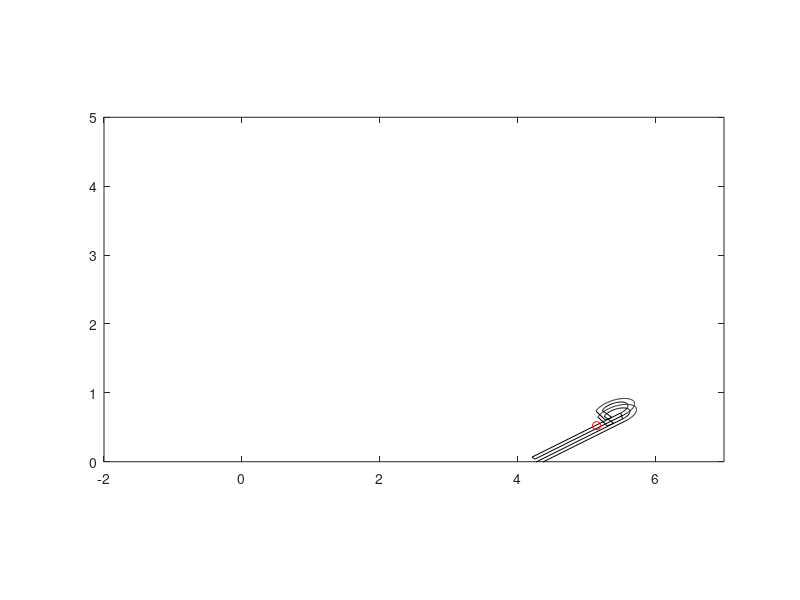

This figure's MATLAB source:
%Jacob Miske
%Computer Assignment 2 2.086

%The following is mostly given code that describes the hook and its
%geometry
% Describe the shape of an object (a hook shape in 3D)
hook=[0.3  0.3  0.4  0.4  0.3*cosd(5:225)+0.1 0.28  0.3    0.2*cosd(225:-5:0)+0.1 ;
      0   -1.5 -1.5  0    0.3*sind(5:225) -0.25 -0.15  0.2*sind(225:-5:0)]; % in meters
hook=[[hook hook]; [-0.05*ones(1, length(hook)) 0.05*ones(1, length(hook))]];

% Find the cross sectional area of the object
A=(1/2)*sum(hook(1,1:end-1).*hook(2,2:end)-hook(1,2:end).*hook(2,1:end-1));

% Find the centroid (or center of gravity) of the object
cx=(1/(6*A))*sum((hook(1,1:end-1)+hook(1,2:end)).*...
(hook(1,1:end-1).*hook(2,2:end)-hook(1,2:end).*hook(2,1:end-1)));
cy=(1/(6*A))*sum((hook(2,1:end-1)+hook(2,2:end)).*...
(hook(1,1:end-1).*hook(2,2:end)-hook(1,2:end).*hook(2,1:end-1)));
cz=0; % The center of gravity is clearly zero given the way the object is defined
% If you change the object, this may no longer be true

% The function rot(a,v) forms a rotation matrix that rotates an object by
% angle a (in deg and CCW) about a unit vector v.  The rotation is about the origin.
rot = @(a,v) ...
  [cosd(a)+v(1)^2*(1-cosd(a)) v(1)*v(2)*(1-cosd(a))-v(3)*sind(a) v(1)*v(3)*(1-cosd(a))+v(2)*sind(a);
    v(2)*v(1)*(1-cosd(a))+v(3)*sind(a) cosd(a)+v(2)^2*(1-cosd(a))  v(2)*v(3)*(1-cosd(a))-v(1)*sind(a);
    v(3)*v(1)*(1-cosd(a))-v(2)*sind(a) v(3)*v(2)*(1-cosd(a))+v(1)*sind(a) cosd(a)+v(3)^2*(1-cosd(a))];

% The function trans(obj,p) translates an object obj by a vector p.
% The vector p contains the x, y, and z components of translation. 
trans=@(obj,p) obj+[p(1)*ones(1,length(obj));p(2)*ones(1,length(obj)); p(3)*ones(1,length(obj))];


% The function rotp(a,v,p,obj) rotates and translates an object obj by
% angle a about a vector v.  The rotation is about point p rather than the origin. 
rotp=@(a,v,p,obj) trans(rot(a,v)*trans(obj,-p),p);

% This code uses the functions rot, trans, and rotp

Axis = [1 1 1]/sqrt(3);

% Describe the shape of an object (a hook shape in 3D)
hook=[.3  0.3  0.4  0.4  0.3*cosd(5:225)+0.1 0.28  0.3    0.2*cosd(225:-5:0)+0.1 ;
      0   -1.5 -1.5  0    0.3*sind(5:225) -0.25 -0.15  0.2*sind(225:-5:0)]; % in meters
hook=[[hook hook]; [-0.05*ones(1, length(hook)) 0.05*ones(1, length(hook))]];

% Find the cross sectional area of the object
A=(1/2)*sum(hook(1,1:end-1).*hook(2,2:end)-hook(1,2:end).*hook(2,1:end-1));

% If you change the object, this may no longer be true
%moves hook 2 units off ground
hook(2,:)=hook(2,:)+2-cy;
cy=2;
%moves hook cx to 0
hook(1,:)=hook(1,:)-cx;
cx=0;
 
% Plot the "floor" at y=0
plot([0 7],[0 0],'k-','LineWidth',3)
 
%%%
hook(1,:)=hook(1,:);
hook_new=hook;
for t=0:.005:3
    dx=5*t; %x movement
    dy=5*sqrt(3)*t-9.8*t^2;%y movement
    hook_new=trans(hook,[dx,dy,0]); %translates the hook
    % Find the centroid or CG of hook_new
    cx=(1/(6*A))*sum((hook_new(1,1:end-1)+hook_new(1,2:end)).*...
    (hook_new(1,1:end-1).*hook_new(2,2:end)-hook_new(1,2:end).*hook_new(2,1:end-1)));
    
    cy=(1/(6*A))*sum((hook_new(2,1:end-1)+hook_new(2,2:end)).*...
    (hook_new(1,1:end-1).*hook_new(2,2:end)-hook_new(1,2:end).*hook_new(2,1:end-1)));
    
    cz=0;
    %Rotation of the hook
    hook_new=rotp(270*t,[1,1,1]/sqrt(3),[cx,cy,cz],hook_new);
    %ploting the new position
    plot(hook_new(1,:),hook_new(2,:),'k',cx,cy,'ro');
    axis equal
    %Setting limits of the animation
    xlim([-2,7]);
    ylim([0,5]);
    drawnow;
    %breaks loop when hook reaches the limits
    if max(hook_new(1,:))> max(xlim)|min(hook_new(2,:))<min(xlim) |max(hook_new(2,:))>max(ylim)|min(hook_new(2,:))<min(ylim) 
        display('End');
        break
    end
end


%Part B
%contact_time holds t that changes over time
contact_time = t;
display(t);
hold on % displays in command window

